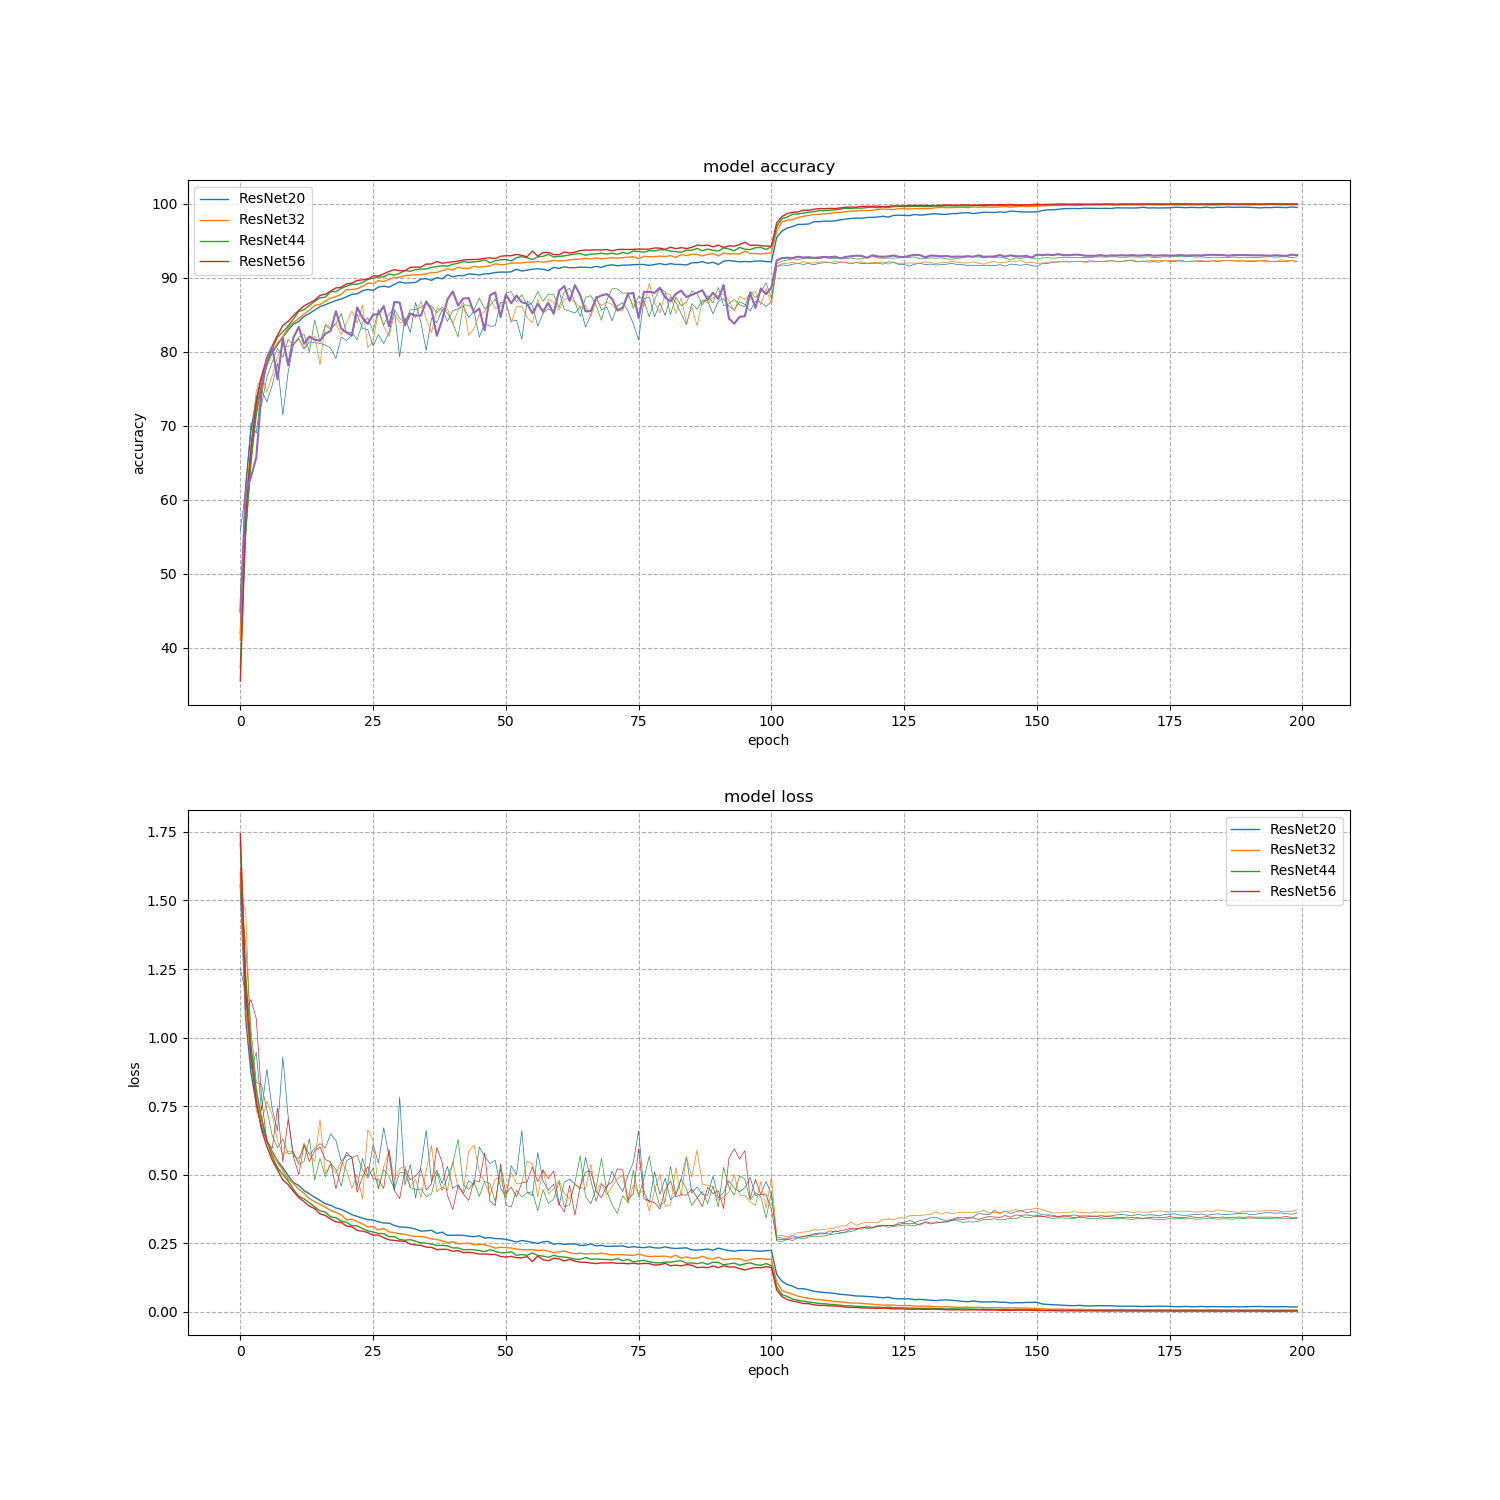

Write the Python code that produced this figure.
import torch
import matplotlib.pyplot as plt
import numpy as np

fig, ax = plt.subplots(2, 1, figsize=(15, 15))

for net in ('ResNet20', 'ResNet32', 'ResNet44', 'ResNet56'):
    checkpoint = torch.load('pretrained/' + net + '.pth')
    history = checkpoint['history']
    c = ax[0].plot(history['acc'], linewidth=0.5, label=net)
    ax[0].plot(history['val_acc'], linewidth=0.5, color=c[0].get_color())
    c = ax[1].plot(history['loss'], linewidth=0.5, label=net)
    ax[1].plot(history['val_loss'], linewidth=0.5, color=c[0].get_color())

ax[0].set_title('model accuracy')
ax[0].set_ylabel('accuracy')
ax[0].set_xlabel('epoch')
ax[0].legend()
ax[0].grid(b=True, linestyle='--')

ax[1].set_title('model loss')
ax[1].set_ylabel('loss')
ax[1].set_xlabel('epoch')
ax[1].legend()
ax[1].grid(b=True, linestyle='--')
    
plt.savefig('plot.png', dpi=100)
